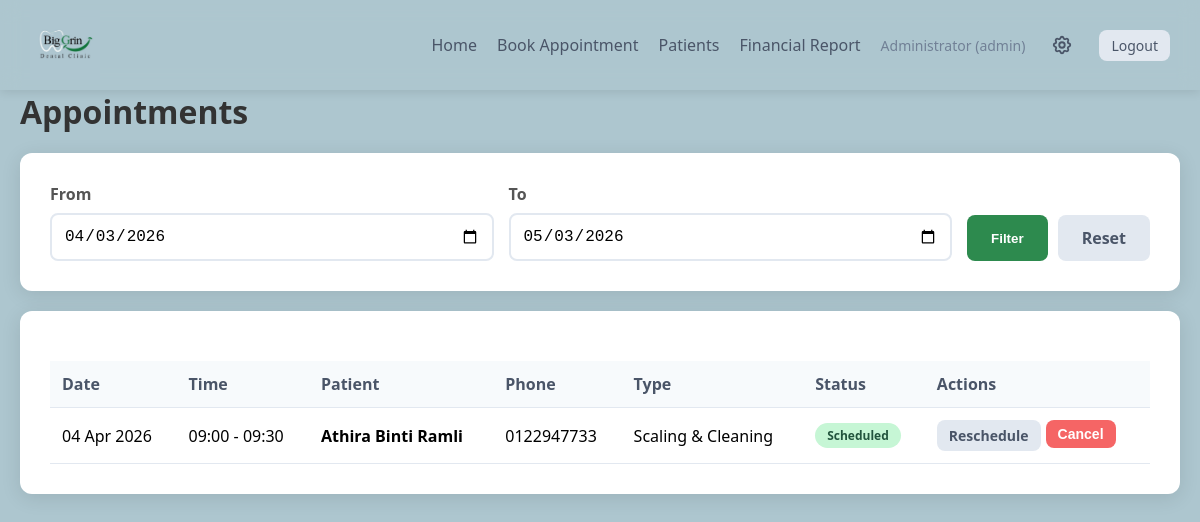
/admin/appointments (signed in), run on the app's committed database.
### app.py (models this page shows)
class Appointment(db.Model):
    id = db.Column(db.Integer, primary_key=True)
    patient_id = db.Column(db.Integer, db.ForeignKey('patient.id'), nullable=False)
    appointment_date = db.Column(db.Date, nullable=False)
    start_time = db.Column(db.Time, nullable=False)
    end_time = db.Column(db.Time, nullable=False)
    appointment_type = db.Column(db.String(50), nullable=False)
    status = db.Column(db.String(20), default='scheduled')  # 'scheduled', 'completed', 'cancelled'
    notes = db.Column(db.Text, nullable=True)
    fee = db.Column(db.Integer, nullable=True)  # Fee in RM
    payment_status = db.Column(db.String(20), default='pending')  # 'pending', 'paid', 'refunded'
    payment_method = db.Column(db.String(50), nullable=True)  # 'cash', 'card', 'online'
    patient = db.relationship('Patient', backref='appointments')

class Patient(db.Model):
    id = db.Column(db.Integer, primary_key=True)
    name = db.Column(db.String(100), nullable=False)
    phone = db.Column(db.String(20), nullable=False)
    email = db.Column(db.String(120), nullable=True)
    address = db.Column(db.Text, nullable=True)
    nric = db.Column(db.String(20), nullable=True)
    is_foreign = db.Column(db.Boolean, default=False)
    signature = db.Column(db.Text, nullable=True)  # Base64 encoded signature
    pdpa_consent = db.Column(db.Boolean, default=False)  # PDPA consent for data storage
    pdpa_consent_date = db.Column(db.DateTime, nullable=True)  # When consent was given
    registered_at = db.Column(db.DateTime, default=datetime.now)

### app.py (the view)
@app.route('/admin/appointments')
def view_appointments():
    if 'user_id' not in session or session.get('role') not in ['admin', 'doctor']:
        return redirect(url_for('login'))
    start_date_str = request.args.get('start_date', datetime.now().strftime('%Y-%m-%d'))
    end_date_str = request.args.get('end_date', (datetime.now() + timedelta(days=30)).strftime('%Y-%m-%d'))
    start_date = datetime.strptime(start_date_str, '%Y-%m-%d').date()
    end_date = datetime.strptime(end_date_str, '%Y-%m-%d').date()
    appointments = Appointment.query.filter(
        Appointment.appointment_date >= start_date,
        Appointment.appointment_date <= end_date
    ).order_by(Appointment.appointment_date, Appointment.start_time).all()
    return render_template('view_appointments.html',
                         appointments=appointments,
                         start_date=start_date,
                         end_date=end_date,
                         appointment_types=APPOINTMENT_TYPES)

### templates/view_appointments.html (shortened to what this page needs)
{% extends "base.html" %}
{% block content %}
<h1>Appointments</h1>
<div class="card">
    <form method="GET" style="display: flex; gap: 15px; align-items: flex-end; flex-wrap: wrap;">
        <div class="form-group" style="flex: 1; min-width: 200px; margin-bottom: 0;">
            <label for="start_date">From</label>
            <input type="date" id="start_date" name="start_date" value="{{ start_date.strftime('%Y-%m-%d') }}">
        </div>
        <div class="form-group" style="flex: 1; min-width: 200px; margin-bottom: 0;">
            <label for="end_date">To</label>
            <input type="date" id="end_date" name="end_date" value="{{ end_date.strftime('%Y-%m-%d') }}">
        </div>
        <div style="display: flex; gap: 10px;">
            <button type="submit" class="btn btn-primary">Filter</button>
            <a href="{{ url_for('view_appointments') }}" class="btn btn-secondary">Reset</a>
        </div>
    </form>
</div>
<div class="card">
    {% if appointments %}
    <table>
        <thead>
            <tr>
                <th>Date</th>
                <th>Time</th>
                <th>Patient</th>
                <th>Phone</th>
                <th>Type</th>
                <th>Status</th>
                <th>Actions</th>
            </tr>
        </thead>
        <tbody>
            {% for appt in appointments %}
            <tr>
                <td>{{ appt.appointment_date.strftime('%d %b %Y') }}</td>
                <td>{{ appt.start_time.strftime('%H:%M') }} - {{ appt.end_time.strftime('%H:%M') }}</td>
                <td><strong>{{ appt.patient.name }}</strong></td>
                <td>{{ appt.patient.phone }}</td>
                <td>{{ appointment_types[appt.appointment_type].name }}</td>
                <td>
                    <span class="badge badge-{{ appt.status }}">{{ appt.status.title() }}</span>
                </td>
                <td>
                    {% if appt.status != 'cancelled' %}
                    <div style="display: flex; gap: 5px; flex-wrap: wrap;">
                        <a href="{{ url_for('reschedule_appointment', id=appt.id) }}" class="btn btn-sm btn-secondary">Reschedule</a>
                        <form method="POST" action="{{ url_for('cancel_appointment', id=appt.id) }}" style="display: inline;" onsubmit="return confirm('Cancel this appointment?');">
                            <button type="submit" class="btn btn-sm btn-danger">Cancel</button>
                        </form>
                    </div>
                    {% endif %}
                </td>
            </tr>
            {% endfor %}
        </tbody>
    </table>
    {% else %}
    <div style="text-align: center; padding: 40px; color: #a0aec0;">
        <p style="font-size: 18px;">No appointments found</p>
    </div>
    {% endif %}
</div>
{% endblock %}

### templates/base.html (style rules this page uses)
* { margin: 0; padding: 0; box-sizing: border-box; }
body { font-family: 'Segoe UI', Tahoma, Geneva, Verdana, sans-serif; background: #ADC6CF; min-height: 100vh; padding-top: 70px; }
.card { background: white; border-radius: 12px; box-shadow: 0 4px 20px rgba(0,0,0,0.1); padding: 30px; margin-bottom: 20px; }
h1, h2, h3 { color: #333; margin-bottom: 20px; }
.btn { display: inline-block; padding: 12px 24px; border-radius: 8px; text-decoration: none; font-weight: 600; cursor: pointer; border: none; transition: all 0.3s ease; }
.btn-primary { background: #2d8a4e; color: white; }
.btn-danger { background: #f56565; color: white; }
.btn-secondary { background: #e2e8f0; color: #4a5568; }
.btn-sm { padding: 6px 12px; font-size: 14px; }
.form-group { margin-bottom: 20px; }
label { display: block; margin-bottom: 8px; font-weight: 600; color: #555; }
input[type="text"], input[type="password"], input[type="tel"], input[type="date"], input[type="time"], select, textarea { width: 100%; padding: 12px; border: 2px solid #e2e8f0; border-radius: 8px; font-size: 16px; transition: border-color 0.3s; }
table { width: 100%; border-collapse: collapse; margin-top: 20px; }
th, td { padding: 12px; text-align: left; border-bottom: 1px solid #e2e8f0; }
th { background: #f7fafc; font-weight: 600; color: #4a5568; }
.badge { display: inline-block; padding: 4px 12px; border-radius: 20px; font-size: 12px; font-weight: 600; }
.badge-scheduled { background: #c6f6d5; color: #22543d; }

### data on the page
Appointment: appointment_date "04 Apr 2026", start_time "09:00", end_time "09:30", patient.name "Athira Binti Ramli", patient.phone "0122947733", appointment_type "Scaling & Cleaning", status "Scheduled"

### other printed values
{{ session.get('name') }} "Administrator"
{{ session.get('role') }} "admin"
